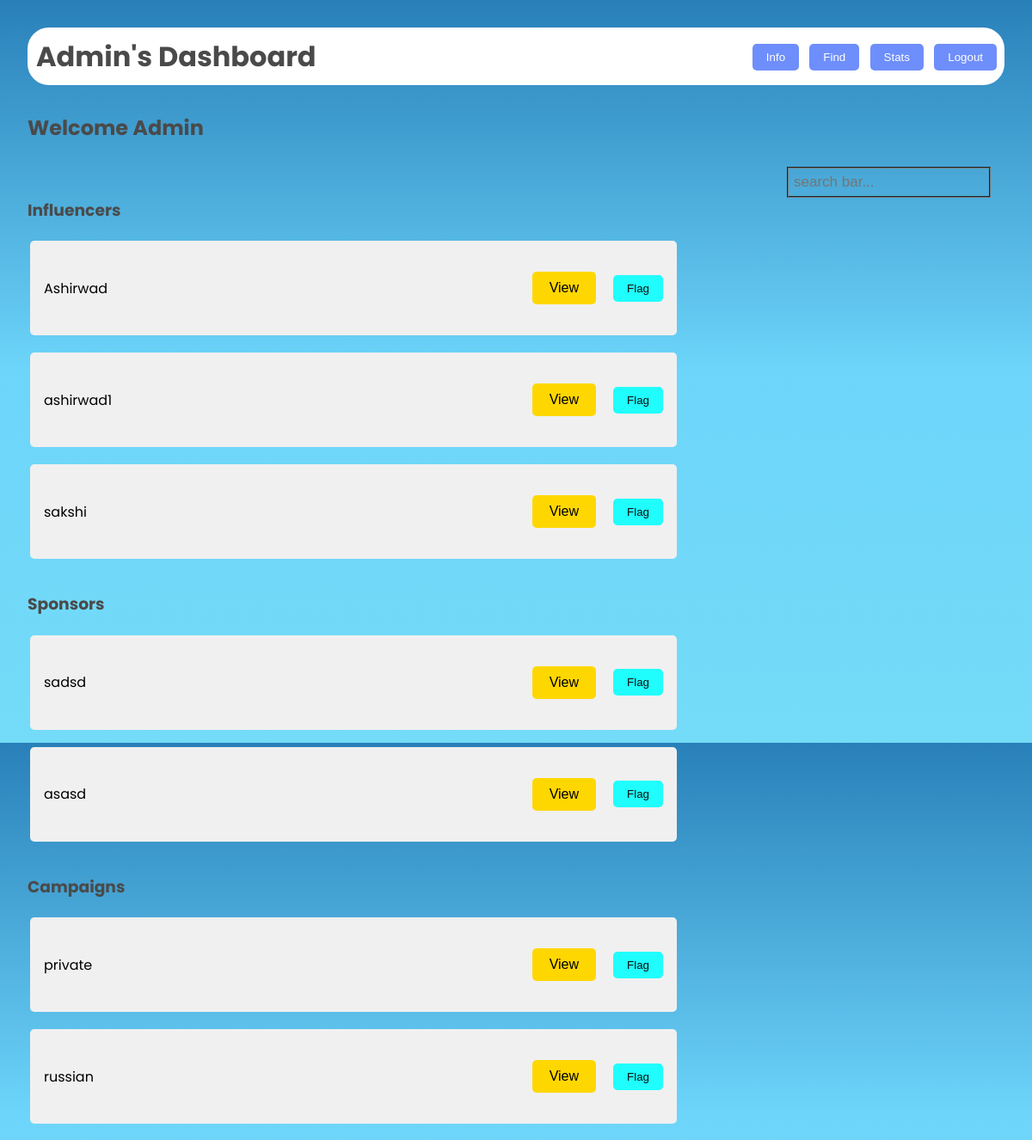
The app's page /adminfind (signed in) with its own data.
### models.py (models this page shows)
class Influencer(db.Model):
    __tablename__ = 'influencer'
    inid=db.Column(db.Integer,primary_key=True)
    iname = db.Column(db.String, nullable=False)
    usename = db.Column(db.String, unique=True)
    email = db.Column(db.String, nullable=False)
    password = db.Column(db.String, nullable=False)
    platform = db.Column(db.String, nullable=False)
    number = db.Column(db.Integer, nullable=False)
    reach = db.Column(db.Integer, nullable=False)
    flag = db.Column(db.Integer, nullable=False, default=0)

class Sponsor(db.Model):
    __tablename__ = 'sponsor'
    sid=db.Column(db.Integer,primary_key=True)
    sname = db.Column(db.String, nullable=False)
    usename = db.Column(db.String, unique=True)
    email = db.Column(db.String, nullable=False)
    password = db.Column(db.String, nullable=False)
    industry = db.Column(db.String, nullable=False)
    number = db.Column(db.Integer, nullable=False)
    flag = db.Column(db.Integer, nullable=False, default=0)

class Campaign(db.Model):
    __tablename__ = 'campaign'
    campaignid = db.Column(db.Integer, primary_key=True, autoincrement=True)
    sname = db.Column(db.String, db.ForeignKey('sponsor.usename'), nullable=False)
    iname = db.Column(db.String, db.ForeignKey('influencer.usename'))
    cname = db.Column(db.String, nullable=False)
    budget = db.Column(db.Integer, nullable=False)
    desc = db.Column(db.String, nullable=False)
    startdate = db.Column(db.Integer, nullable=False)
    enddate = db.Column(db.Integer, nullable=False)
    public = db.Column(db.Integer, nullable=False)
    job = db.Column(db.String, nullable=False)
    flag = db.Column(db.Integer, nullable=False, default=0 )

### main.py (the view)
@app.route('/adminfind')
def adminfind():
    if 'username' in session:
        spon=Sponsor.query.all()
        influ=Influencer.query.all()
        camp=Campaign.query.all()
        return  render_template("admin_find.html",influ=influ,camp=camp,spon=spon)
    else:
        return redirect('/admin')#change to home later

### templates/admin_find.html (shortened to what this page needs)
<!DOCTYPE html>
<html lang="en">
<head>
    <link rel="stylesheet" href="/static/dash.css">
</head>
<body>
    <div class="dashboard">
        <header>
            <h1>Admin's Dashboard</h1>
            <nav>
                <a href="/adminhome"><button>Info</button></a>
                <a href="/adminfind"><button>Find</button></a>
                <a href=""><button>Stats</button></a>
                <a href="/logout"><button>Logout</button></a>
            </nav>
        </header>
        <main>
            <h2>Welcome Admin</h2>
            <div class="searchbar">
                <input type="text" placeholder="search bar...">
            </div>
    <br>
            <div class="viewpoint">
                <h3>Influencers</h3>
                <table>
                {%for i in influ %}
                    <tr>
                        <td>
                                <div class="list">
                                    <span>{{i.iname}}</span>
                                    <div style="display: inline-flex;">
                                            <button class="viewopen" data-popup-id="popup-influ-{{ i.inid }}">View</button>
                            <form action="/flagfind" method="post">
                                            <button class="flag" type="submit" name="flagvalue" value="1,{{i.usename}}" >Flag</button>
                                    </div>
                                </div>
                        </td>
                    </tr>
                {%endfor%}
                </table>
                <h3>Sponsors</h3>
                <table>
                {%for s in spon %}
                    <tr>
                        <td>
                                <div class="list">
                                    <span>{{s.sname}}</span>
                                    <div style="display: inline-flex;">
                                        <button class="viewopen" data-popup-id="popup-spon-{{ s.sid }}">View</button>
                            <form action="/flagfind" method="post">
                                        <button class="flag" type="submit" name="flagvalue" value="1,{{s.usename}}" >Flag</button>
                                    </div>
                                </div>
                        </td>
                    </tr>
                {%endfor%}
                </table>
                <h3>Campaigns</h3>
                <table>
                {%for c in camp %}
                    <tr>
                        <td>
                                <div class="list">
                                    <span>{{c.cname}}</span>
                                    <div style="display: inline-flex;">
                                        <button class="viewopen" data-popup-id="popup-camp-{{ c.campaignid }}">View</button>
                            <form action="/flagfind" method="post">
                                        <button class="flag" type="submit" name="flagvalue" value="1,{{c.campaignid}}">Flag</button>
                                    </div>
                                </div>
                        </td>
                    </tr>
                {%endfor%}
                </table>
            </div>
        </main>
    </div>
</body>
</html>

### static/dash.css (style rules this page uses)
body { font-family: 'Poppins', sans-serif; margin: 0; padding: 0; background: linear-gradient(to bottom, #2980b9, #6dd5fa, #74dbf8); min-height: 100vh; display: flex; justify-content: center; align-items: center; }
.dashboard { width: 100%; height: 100vh; padding: 2rem; }
header { border: 5px solid rgb(255, 255, 255); border-radius: 25px; display: flex; justify-content: space-between; align-items: center; margin-bottom: 2rem; background-color: white; padding: 5px 4px 4px 5px; }
h1 { margin: 0; color: #4a4a4a; }
nav button { background-color: #6e8efb; color: white; border: none; padding: 0.5rem 1rem; margin-left: 0.5rem; border-radius: 5px; cursor: pointer; transition: all 0.3s ease; }
h2, h3 { color: #4a4a4a; }
.campaign, .flagged, .request ,.list { background-color: #f0f0f0; border-radius: 5px; padding: 1rem; margin-bottom: 1rem; display: flex; justify-content: space-between; align-items: center; transition: all 0.3s ease; width: 90vh; }
button { padding: 0.5rem 1rem; border: none; border-radius: 5px; cursor: pointer; transition: all 0.3s ease; }
.flag, .req { background-color: #07ffffe3; color: #0f0e0e; }
.campaign, .flagged, .request, .list { animation: fadeIn 0.5s ease-out forwards; }
.searchbar input[type=text] { float: right; padding: 6px; border-style:groove ; margin-top: 8px; margin-right: 16px; font-size: 17px; background: url("/static/searchicon.png" ) 10px; }

### templates/admin_find.html (style rules this page uses)
.viewopen { margin: 20px; padding: 10px 20px; font-size: 16px; cursor: pointer; background-color: #ffd700; }
form { display: flex; justify-content: center; align-items: center; }

### records on screen
Influencer: iname "Ashirwad"
Influencer: iname "ashirwad1"
Influencer: iname "sakshi"
Sponsor: sname "sadsd"
Sponsor: sname "asasd"
Campaign: cname "private"
Campaign: cname "russian"
